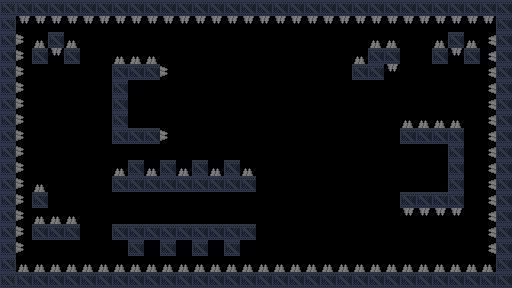

This game map was drawn from its Tiled (.tmx) file and the tilesets committed beside it. A one-line description and the full map source follow:
An orthogonal 32x18 tile map with 16x16 px tiles, 2 tile layers (background, details), 2 tilesets and 22 objects (4x door_1, 3x gravity, 3x door_2, 3x door_3, 2x gravity_constant, ...).

<map version="1.5" tiledversion="1.7.2" orientation="orthogonal" renderorder="right-down" width="32" height="18" tilewidth="16" tileheight="16" infinite="0" nextlayerid="4" nextobjectid="67">
 <properties>
  <property name="title" value="The bridge" />
 </properties>
 <tileset firstgid="1" source="industrial.v2.tsx" />
 <tileset firstgid="1025" source="Dungeon Sprites.tsx" />
 <layer id="3" name="background" width="32" height="18">
  <data encoding="csv">
0,0,0,0,0,0,0,0,0,0,0,0,0,0,0,0,0,0,0,0,0,0,0,0,0,0,0,0,0,0,0,0,
0,0,0,0,0,0,0,0,0,0,0,0,0,0,0,0,0,0,0,0,0,0,0,0,0,0,0,0,0,0,0,0,
0,0,0,0,0,0,0,0,0,0,0,0,0,0,0,0,0,0,0,0,0,0,0,0,0,0,0,0,0,0,0,0,
0,0,0,0,0,0,0,0,0,0,0,0,0,0,0,0,0,0,0,0,0,0,0,0,0,0,0,0,0,0,0,0,
0,0,0,0,0,0,0,0,0,0,0,0,0,0,0,0,0,0,0,0,0,0,0,0,0,0,0,0,0,0,0,0,
0,0,0,0,0,0,0,0,0,0,0,0,0,0,0,0,0,0,0,0,0,0,0,0,0,0,0,0,0,0,0,0,
0,0,0,0,0,0,0,0,0,0,0,0,0,0,0,0,0,0,0,0,0,0,0,0,0,0,0,0,0,0,0,0,
0,0,0,0,0,0,0,0,0,0,0,0,0,0,0,0,0,0,0,0,0,0,0,0,0,0,0,0,0,0,0,0,
0,0,0,0,0,0,0,0,0,0,0,0,0,0,0,0,0,0,0,0,0,0,0,0,0,0,0,0,0,0,0,0,
0,0,0,0,0,0,0,0,0,0,0,0,0,0,0,0,0,0,0,0,0,0,0,0,0,0,0,0,0,0,0,0,
0,0,0,0,0,0,0,0,0,0,0,0,0,0,0,0,0,0,0,0,0,0,0,0,0,0,0,0,0,0,0,0,
0,0,0,0,0,0,0,0,0,0,0,0,0,0,0,0,0,0,0,0,0,0,0,0,0,0,0,0,0,0,0,0,
0,0,0,0,0,0,0,0,0,0,0,0,0,0,0,0,0,0,0,0,0,0,0,0,0,0,0,0,0,0,0,0,
0,0,0,0,0,0,0,0,0,0,0,0,0,0,0,0,0,0,0,0,0,0,0,0,0,0,0,0,0,0,0,0,
0,0,0,0,0,0,0,0,0,0,0,0,0,0,0,0,0,0,0,0,0,0,0,0,0,0,0,0,0,0,0,0,
0,0,0,0,0,0,0,0,0,0,0,0,0,0,0,0,0,0,0,0,0,0,0,0,0,0,0,0,0,0,0,0,
0,0,0,0,0,0,0,0,0,0,0,0,0,0,0,0,0,0,0,0,0,0,0,0,0,0,0,0,0,0,0,0,
0,0,0,0,0,0,0,0,0,0,0,0,0,0,0,0,0,0,0,0,0,0,0,0,0,0,0,0,0,0,0,0
</data>
 </layer>
 <layer id="1" name="details" width="32" height="18">
  <properties>
   <property name="physics" type="bool" value="true" />
  </properties>
  <data encoding="csv">
54,20,20,20,20,20,20,20,20,20,20,20,20,20,20,20,20,20,20,20,20,20,20,20,20,20,20,20,20,20,20,20,
54,3221226628,3221226628,3221226628,3221226628,3221226628,3221226628,3221226628,3221226628,3221226628,3221226628,3221226628,3221226628,3221226628,3221226628,3221226628,3221226628,3221226628,3221226628,3221226628,3221226628,3221226628,3221226628,3221226628,3221226628,3221226628,3221226628,3221226628,3221226628,3221226628,3221226628,20,
54,2684355716,1156,20,1156,0,0,0,0,0,0,0,0,0,0,0,0,0,0,0,0,0,0,1156,1156,0,0,1156,20,1156,1610613892,20,
20,2684355716,20,3221226628,20,0,0,1156,1156,1156,0,0,0,0,0,0,0,0,0,0,0,0,1156,20,20,0,0,20,3221226628,20,1610613892,20,
54,2684355716,0,0,0,0,0,20,20,20,2684355716,0,0,0,0,0,0,0,0,0,0,0,20,20,3221226628,0,0,0,0,0,1610613892,20,
54,2684355716,0,0,0,0,0,20,0,0,0,0,0,0,0,0,0,0,0,0,0,0,0,0,0,0,0,0,0,0,1610613892,20,
54,2684355716,0,0,0,0,0,20,0,0,0,0,0,0,0,0,0,0,0,0,0,0,0,0,0,0,0,0,0,0,1610613892,20,
54,2684355716,0,0,0,0,0,20,0,0,0,0,0,0,0,0,0,0,0,0,0,0,0,0,0,1156,1156,1156,1156,0,1610613892,20,
54,2684355716,0,0,0,0,0,20,20,20,2684355716,0,0,0,0,0,0,0,0,0,0,0,0,0,0,20,20,20,20,0,1610613892,20,
54,2684355716,0,0,0,0,0,0,0,0,0,0,0,0,0,0,0,0,0,0,0,0,0,0,0,0,0,0,20,0,1610613892,20,
54,2684355716,0,0,0,0,0,1156,20,1156,20,1156,20,1156,20,1156,0,0,0,0,0,0,0,0,0,0,0,0,20,0,1610613892,20,
54,2684355716,1156,0,0,0,0,20,20,20,20,20,20,20,20,20,0,0,0,0,0,0,0,0,0,0,0,0,20,0,1610613892,20,
54,2684355716,20,0,0,0,0,0,0,0,0,0,0,0,0,0,0,0,0,0,0,0,0,0,0,20,20,20,20,0,1610613892,20,
54,2684355716,1156,1156,1156,0,0,0,0,0,0,0,0,0,0,0,0,0,0,0,0,0,0,0,0,3221226628,3221226628,3221226628,3221226628,0,1610613892,20,
54,2684355716,20,20,20,0,0,20,20,20,20,20,20,20,20,20,0,0,0,0,0,0,0,0,0,0,0,0,0,0,1610613892,20,
54,2684355716,0,0,0,0,0,0,20,0,20,0,20,0,20,0,0,0,0,0,0,0,0,0,0,0,0,0,0,0,1610613892,20,
54,1156,1156,1156,1156,1156,1156,1156,1156,1156,1156,1156,1156,1156,1156,1156,1156,1156,1156,1156,1156,1156,1156,1156,1156,1156,1156,1156,1156,1156,1156,20,
54,20,20,20,20,20,20,20,20,20,20,20,20,20,20,20,20,20,20,20,20,20,20,20,20,20,20,20,20,20,20,20
</data>
 </layer>
 <objectgroup id="2" name="objects">
  <object id="2" name="spawn" gid="513" x="48" y="160" width="16" height="16" />
  <object id="36" name="goal" gid="1158" x="420" y="172" width="16" height="16" />
  <object id="43" x="520" y="136" width="83" height="19">
   <text wrap="1" halign="center" valign="center">16 tiles</text>
  </object>
  <object id="44" name="gravity" gid="526" x="48" y="260" width="16" height="16" />
  <object id="45" name="gravity_constant" gid="330" x="48" y="104" width="16" height="16">
   <properties>
    <property name="constant" type="bool" value="true" />
   </properties>
  </object>
  <object id="46" name="switch_1" gid="262" x="48" y="192" width="16" height="16" rotation="90" />
  <object id="47" name="gravity" gid="526" x="256" y="132" width="16" height="16" />
  <object id="48" name="gravity" gid="526" x="256" y="260" width="16" height="16" />
  <object id="49" name="door_1" gid="105" x="240" y="208" width="16" height="16">
   <properties>
    <property name="horizontal" type="bool" value="false" />
   </properties>
  </object>
  <object id="50" name="door_1" gid="105" x="240" y="224" width="16" height="16">
   <properties>
    <property name="horizontal" type="bool" value="false" />
   </properties>
  </object>
  <object id="51" name="door_1" gid="105" x="112" y="208" width="16" height="16">
   <properties>
    <property name="horizontal" type="bool" value="false" />
   </properties>
  </object>
  <object id="52" name="door_1" gid="105" x="112" y="224" width="16" height="16">
   <properties>
    <property name="horizontal" type="bool" value="false" />
   </properties>
  </object>
  <object id="53" name="switch_2" gid="262" x="176" y="224" width="16" height="16" />
  <object id="55" name="door_2" gid="105" x="144" y="96" width="16" height="16">
   <properties>
    <property name="horizontal" type="bool" value="false" />
   </properties>
  </object>
  <object id="56" name="switch_3" gid="262" x="128" y="96" width="16" height="16" rotation="90" />
  <object id="58" name="gravity_constant" gid="330" x="448" y="256" width="16" height="16">
   <properties>
    <property name="constant" type="bool" value="true" />
   </properties>
  </object>
  <object id="60" name="door_2" gid="105" x="144" y="112" width="16" height="16">
   <properties>
    <property name="horizontal" type="bool" value="false" />
   </properties>
  </object>
  <object id="61" name="door_2" gid="105" x="144" y="128" width="16" height="16">
   <properties>
    <property name="horizontal" type="bool" value="false" />
   </properties>
  </object>
  <object id="62" name="door_3" gid="105" x="400" y="192" width="16" height="16">
   <properties>
    <property name="horizontal" type="bool" value="false" />
   </properties>
  </object>
  <object id="63" name="door_3" gid="105" x="400" y="160" width="16" height="16">
   <properties>
    <property name="horizontal" type="bool" value="false" />
   </properties>
  </object>
  <object id="64" name="door_3" gid="105" x="400" y="176" width="16" height="16">
   <properties>
    <property name="horizontal" type="bool" value="false" />
   </properties>
  </object>
  <object id="66" name="movable" x="320" y="180">
   <polygon points="0,0 -16,56 80,68" />
  </object>
 </objectgroup>
</map>
